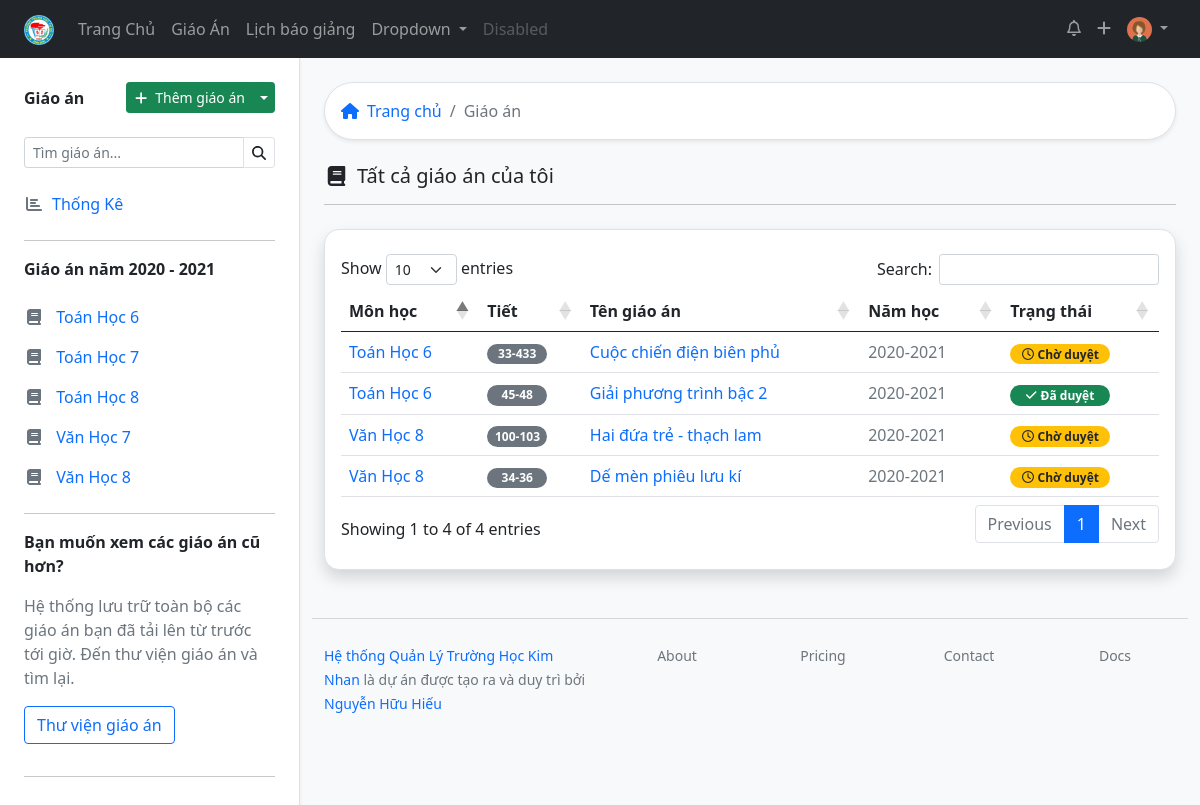
The app's page /lessons/ (signed in) with its own data.
### lessonmanagement/models.py (models this page shows, shortened)
class Teacher(models.Model):
    user = models.OneToOneField(User, on_delete=models.SET_NULL, blank=True, null=True, verbose_name="Tài khoản đăng nhập", help_text="Tài khoản đăng nhập viết liền không dấu. Ví dụ: nhhieu. Viết tắt của Nguyễn Hữu Hiếu. Nếu trùng họ tên thì thêm số vào sau, ví dụ nhhieu2")
    firstname = models.CharField("Họ",max_length=20, blank=True)
    lastname = models.CharField("Tên", max_length=20, blank=True)
    zalo_number = models.DecimalField(verbose_name="Số điện thoại",help_text="Số điện thoại có đăng ký zalo, sử dụng để nhận thông báo từ ban giám hiệu", max_digits=12, decimal_places=0,null=True, blank=True)
    birth_date = models.DateField("Ngày sinh", null=True, blank=True)
    SEX_CHOICES = [
    ('male', 'Nam'),
    ('female', 'Nữ')
    ]
    sex = models.CharField(verbose_name="Giới tính", max_length=6, choices=SEX_CHOICES, null=True, blank=True)
    main_subject = models.ForeignKey("Subject",on_delete=models.SET_NULL,null=True,blank=True, verbose_name="Chuyên môn chính")
    EDUCATION_LEVEL_CHOICES = [
        ('inter', 'Trung Cấp'),
        ('college', 'Cao Đẳng'),
        ('university', 'Đại Học'),
        ('master', 'Thạc Sĩ')
    ]
    education_level = models.CharField(max_length=20, choices=EDUCATION_LEVEL_CHOICES, null=True, blank=True)
    is_work = models.BooleanField("Có đang công tác",default=True, help_text="Tích vào ô nếu đang công tác tại trường, bỏ tích nếu đã nghỉ hưu hoặc chuyển sang đơn vị khác")
    def user_directory_path(instance, filename):
        return 'user_{0}/{1}'.format(instance.user.id, filename)
    avatar = models.ImageField("Ảnh đại diện", help_text = "Ảnh nên được crop về ảnh vuông để đạt được độ thẩm mỹ cao nhất",upload_to = user_directory_path, blank = True, null = True)
    def full_name(self):
        return ('%s %s') % (self.firstname, self.lastname)
    class Meta:
        verbose_name = "Giáo viên"
        verbose_name_plural = "Giáo viên"
    def schoolyear(self):
        if now.month < 9:
            return ('%s - %s') % (now.year - 1, now.year)
        else:
            return ('%s - %s') % (now.year, now.year+1)
    def lesson_list(self):
        return self.lesson_set.filter(teacher = self.user.id)
    def subject_classyear_list(self):
        return self.subjectclassyear_set.filter(is_teach_now = True).order_by('subject__title').values('subject__title', 'classyear__startyear','subject__group__title').distinct()

class SchoolAbstract(models.Model):
    title = models.CharField(max_length=50, verbose_name="Tiêu đề")
    description = models.CharField(max_length=200, verbose_name="Mô tả sơ lược", blank=True)
    cover = models.ImageField(upload_to="coverimages/", verbose_name="Ảnh bìa", null = True, blank = True)
    class Meta:
        abstract = True
    def __str__(self):
        return self.title

class Subject(SchoolAbstract):
    group = models.ForeignKey("GroupSubject", related_name='subject123',on_delete=models.SET_NULL, null=True, blank=True, verbose_name='Bộ môn')
    subject_slug = models.SlugField(max_length=50, null=True, blank=True)
    class Meta:
        verbose_name = "Môn học"
        verbose_name_plural = "Môn học"

class Lesson(models.Model):
    title = models.CharField(max_length=200)
    upload_time = models.DateTimeField(auto_now_add=True)
    LEVEL_CHOICES = [
        (6, 6),
        (7, 7),
        (8, 8),
        (9, 9)
    ]
    level = models.IntegerField(choices=LEVEL_CHOICES)
    description = models.CharField(max_length=200, null=True, blank=True)
    teacher = models.ForeignKey(Teacher, on_delete=models.CASCADE)
    subject = models.ForeignKey(Subject, on_delete=models.CASCADE)
    start_number_lesson = models.IntegerField(help_text="Bài giảng này ở tiết số mấy")
    cout_number_lesson = models.IntegerField(help_text="Bài giảng này trong bao nhiêu tiết")
    STATUS_CHOICES = [
    ('pending', 'Chờ duyệt'),
    ('acept', 'Đã duyệt'),
    ('deny', 'Bị từ chối'),
    ]
    status = models.CharField(max_length=10, blank=True, choices=STATUS_CHOICES ,default='pending')
    checker = models.ForeignKey(Teacher, related_name="lesson_checker" ,on_delete=models.SET_NULL, null=True, blank=True)
    check_date = models.DateTimeField(auto_now=True)
    note_checker = models.CharField(max_length=200, blank=True)
    class Meta:
        verbose_name = "Giáo Án"
        verbose_name_plural = "Giáo Án"
        ordering = ["-upload_time"]
    def school_year(self):
        return school_year(self.upload_time)

### lessonmanagement/views.py (the view)
# urls.py: path('lessons/', views.alllessons, name="alllessons"),
def alllessons(request):
    teacher = request.user.teacher
    context = {}
    return render(request, 'all_lessons.html', context)

### lessonmanagement/models.py (called while the page is built)
def school_year(upload_time):
    if (upload_time.month < 9):
        return now.year -1
    else:
        return now.year

### lessonmanagement/templatetags/lessonmanagement_extras.py (called while the page is built)
@register.filter
def classlevel(value):
    now = datetime.now()
    i = 0
    if (now.month < 9):
        i =  (now.year - value) + 5
    else:
        i = (now.year - value) + 6
    if i in [6,7,8,9]:
        return i
    else:
        return value

### lessonmanagement/templates/all_lessons.html
{% extends 'base_withsidebar.html' %}
{% block content %}
{% load static %}
<div class="bg-white border shadow-sm p-3 rounded-pill mb-4">
  <nav aria-label="breadcrumb">
    <ol class="breadcrumb m-0 ">
      <li class="breadcrumb-item"><a href="{% url 'index' %}" class="text-decoration-none"><i class="fas fa-home me-2"></i>Trang chủ</a></li>
      <li class="breadcrumb-item active"> Giáo án</li>
    </ol>
  </nav>
</div>
{% if request.user.teacher.lesson_list %}
<h5><i class="fas fa-book fa-fw me-2 "></i>Tất cả giáo án của tôi</h5>
<hr class="mb-4">
            <div class="border py-4 px-3 rounded-15 shadow bg-white">
                {% include "table/table_all.html" %}
            </div>
            {% else %}
            {% include 'empty_lesson.html' %}
            {% endif %}
  {% endblock %}

### lessonmanagement/templates/base_withsidebar.html (shortened to what this page needs)
      <!doctype html>
<html lang="en">
  <head>
    {% load static %}
    <link rel="stylesheet" href="https://cdn.jsdelivr.net/npm/bootstrap@5.0.0-beta1/dist/css/bootstrap.min.css">
    <link rel="stylesheet" href="https://cdn.datatables.net/1.10.24/css/dataTables.bootstrap5.min.css">
    <link href="https://cdn.jsdelivr.net/npm/bootstrap@5.0.0-beta3/dist/css/bootstrap.min.css" rel="stylesheet">
    <link rel="stylesheet" href="{% static 'css/style.css' %}">
  </head>
  <body>
    {% include 'topnav.html' %}
    <div class="container-fluid bg-light" >
      <div class="row">
        <div class="col-3 border-end px-lg-4 bg-white shadow-sm " style="min-height: 100vh">
          {% include 'sidebar.html' %}
        </div>
        <div class="col-9 pt-4 px-lg-4">
          {% block content %}
          {% endblock %}
          {% include 'footer_withsidebar.html' %}
        </div>
      </div>
    </div>
  </body>
</html>

### lessonmanagement/templates/topnav.html (shortened to what this page needs)
      {% load static %}
      <nav class="navbar navbar-expand-lg navbar-dark bg-dark  ">
        <div class="container-fluid px-lg-4">
          <a class="navbar-brand" href="{% url 'index' %}"><img src="{% static 'imgs/logo_thcsanhson.png'%}" alt="" height="30px"></a>
          <div class="collapse navbar-collapse" id="navbarSupportedContent">
            <ul class="navbar-nav me-auto mb-2 mb-lg-0">
              <li class="nav-item">
                <a class="nav-link {% if request.path == '/' %} active {% endif %}" aria-current="page" href="{% url 'index' %}">Trang Chủ</a>
              </li>
              <li class="nav-item">
                <a class="nav-link {% if request.path == '/lessondashboard/' %} active {% endif %}" href="{% url 'lessondashboard' %}">Giáo Án</a>
              </li>
              <li class="nav-item">
                <a class="nav-link " href="#">Lịch báo giảng</a>
              </li>
              <li class="nav-item dropdown">
                <a class="nav-link dropdown-toggle" href="#" id="navbarDropdown" role="button" data-bs-toggle="dropdown" aria-expanded="false">
                  Dropdown
                </a>
              </li>
              <li class="nav-item">
                <a class="nav-link disabled" href="#" tabindex="-1" aria-disabled="true">Disabled</a>
              </li>
            </ul>
            <ul class="navbar-nav  mb-2 mb-lg-0">
              <li class="nav-item">
                <a class="nav-link"  href="#"><i class="far fa-bell"></i></a>
              </li>
              <li class="nav-item">
                <a class="nav-link" href="#"><i class="fas fa-plus"></i></a>
              </li>
              <li class="nav-item dropdown">
                <a class="nav-link dropdown-toggle" href="#" id="navbarDropdown" role="button" data-bs-toggle="dropdown" aria-expanded="false">
                  <img src="{% if request.user.teacher.avatar %}{{ request.user.teacher.avatar.url }} {% endif %}" class="rounded-circle" alt="" height="25px">
                </a>
              </li>
            </ul>
          </div>
        </div>
      </nav>

### lessonmanagement/templates/sidebar.html (shortened to what this page needs)
{% load lessonmanagement_extras %}
{% with teacher=request.user.teacher %}
<div class="position-sticky top-0 start-0 pt-4">
    <div class="d-flex justify-content-between mb-4 align-items-center">
      <span class="fw-bold">Giáo án</span>
<div class="btn-group">
  <a href="{% url 'addlesson' %}" class="btn btn-sm btn-success"><i class="fas fa-plus me-2"></i>Thêm giáo án</a>
  <button type="button" class="btn btn-sm btn-success dropdown-toggle dropdown-toggle-split" data-bs-toggle="dropdown" aria-expanded="false">
  </button>
</div>
      </div>
      <form action="">
        <div class="input-group input-group-sm mb-3">
        <input type="search" class="form-control " list="datalistOptions" id="exampleDataList" placeholder="Tìm giáo án..." aria-describedby="button-addon2">
          <button class="btn border" type="submit" id="button-addon2"><i class="fas fa-search"></i></button>
        </div>
      </form>
      <div class="list-group">
        <a href="{% url 'lessondashboard' %}" class="list-group-item list-group-item-action border-0 text-primary ps-0 {% if request.path == '/lessondashboard/' %} fw-bold {% endif %}"><i class="fas fa-chart-bar me-2 text-muted  fa-fw "></i>Thống Kê</a>
        <hr >
      <span class="fw-bold mb-3">Giáo án năm {{ teacher.schoolyear }} </span>
        {% for i in teacher.subject_classyear_list %}
     <a href="{% url 'lessons_subject_level' i.subject__title|slugify i.classyear__startyear %}" class="list-group-item list-group-item-action border-0 text-primary ps-0"><i class="fas fa-book fa-fw me-2 text-muted"></i> {{ i.subject__title }} {{ i.classyear__startyear|classlevel }} </a>
        {% endfor %}
        <hr>
        <span class="fw-bold mb-3">Bạn muốn xem các giáo án cũ hơn?</span>
        <p class="text-muted pe-3">Hệ thống lưu trữ toàn bộ các giáo án bạn đã tải lên từ trước tới giờ. Đến thư viện giáo án và tìm lại.</p>
      </div>
      <a href="{% url 'alllessons' %}" class="btn btn-outline-primary mb-3">Thư viện giáo án </a>
      <hr>
    </div>
  {% endwith %}

### lessonmanagement/templates/table/table_all.html (shortened to what this page needs)
<table id="exampletable" class="table table-hover  " style="width:100%">
    <thead >
        <tr>
            <th>Môn học</th>
            <th>Tiết</th>
            <th>Tên giáo án</th>
            <th>Năm học</th>
            <th>Trạng thái</th>
        </tr>
    </thead>
    <tbody>
        {% for lesson in request.user.teacher.lesson_list %}
        <tr>
            <td> <a href="{% url 'lessons_subject_level' lesson.subject|slugify lesson.level %}" class="text-decoration-none"> {{ lesson.subject }} {{ lesson.level }} </a>
            </td>
            <td>
                <span class="badge rounded-pill bg-secondary" style="width: 60px;">{{ lesson.start_number_lesson}}{% if lesson.cout_number_lesson > 1 %}-{{ lesson.start_number_lesson|add:lesson.cout_number_lesson }} {% endif %}</span>
            </td>
            <td><a href="{% url 'lesson' lesson.id %}" class="text-decoration-none">{{ lesson.title }}  </a></td>
            <td class="text-muted" >{{ lesson.school_year }}-{{ lesson.school_year|add:"1" }}</td>
            <td>                    {% if lesson.status == "pending" %}
                <span class="badge bg-warning text-dark rounded-pill" style="width: 100px;"><i class="far fa-clock me-1"></i>{{ lesson.get_status_display}}</span>
                {% elif lesson.status == "acept" %}
                <span class="badge bg-success  rounded-pill"  style="width: 100px;"><i class="fas fa-check me-1"></i>{{ lesson.get_status_display}}</span>
                 {% elif lesson.status == "deny" %}
                 <span class="badge bg-danger  rounded-pill"  style="width: 100px;"><i class="fas fa-times me-1"></i>{{ lesson.get_status_display}}</span>
                {% endif %} </td>
        </tr>
        {% endfor %}
    </tbody>
</table>

### lessonmanagement/templates/footer_withsidebar.html
            <div class="row my-5 justify-content-between text-muted">
                <hr class="mb-4">
                <div class="col-4">
                  <small>
                  <a href="#" class="text-decoration-none ">
                 Hệ thống Quản Lý Trường Học Kim Nhan</a><span class="text-muted">
                  là dự án được tạo ra và duy trì bởi <a href="#" class="text-decoration-none">Nguyễn Hữu Hiếu</a> </span>
                </small>
                </div>
                <div class="col-2 text-muted text-center">
                  <small>
                  <a href="#" class="text-decoration-none text-secondary">About</a> </small> </div>
                <div class="col-2 text-muted text-center">
                  <small>
                  <a href="#" class="text-decoration-none text-secondary">Pricing</a> </small> </div>
                <div class="col-2 text-muted text-center">
                  <small>
                  <a href="#" class="text-decoration-none text-secondary">Contact</a></small>  </div>
                <div class="col-2 text-muted text-center">
                  <small>
                  <a href="#" class="text-decoration-none text-secondary">Docs</a> </small> </div>
              </div>

### lessonmanagement/static/css/style.css (style rules this page uses)
.rounded-15 { -webkit-border-radius: 15px; -moz-border-radius: 15px; border-radius: 15px; }

### records on screen
Teacher: schoolyear "2020 - 2021"
Subject: subject__title "Toán Học", classyear__startyear|classlevel "6", classyear__startyear|classlevel "7", classyear__startyear|classlevel "8"
Subject: subject__title "Văn Học", classyear__startyear|classlevel "7", classyear__startyear|classlevel "8"
Lesson: subject "Văn Học", level "8", start_number_lesson "100", start_number_lesson|add "103", title "Hai đứa trẻ - thạch lam", school_year "2020", school_year|add "2021", status "Chờ duyệt"
Lesson: subject "Văn Học", level "8", start_number_lesson "34", start_number_lesson|add "36", title "Dế mèn phiêu lưu kí", school_year "2020", school_year|add "2021", status "Chờ duyệt"
Lesson: subject "Toán Học", level "6", start_number_lesson "33", start_number_lesson|add "433", title "Cuộc chiến điện biên phủ", school_year "2020", school_year|add "2021", status "Chờ duyệt"
Lesson: subject "Toán Học", level "6", start_number_lesson "45", start_number_lesson|add "48", title "Giải phương trình bậc 2", school_year "2020", school_year|add "2021", status "Đã duyệt"
